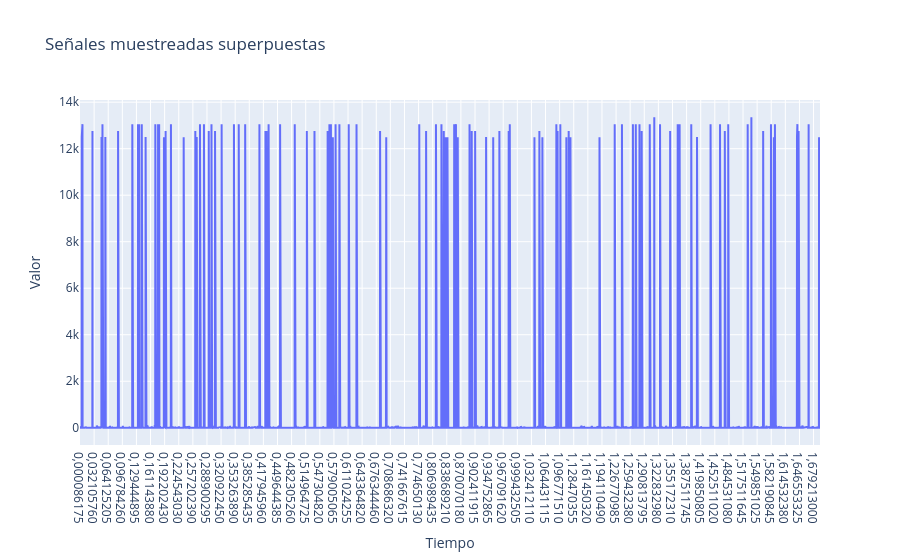

This figure's notebook cell:
### Code cell
fig = go.Figure()


# Agregamos cada señal como un trazo
fig.add_trace(go.Scatter(x = resultados_tiempos[3], y=new_arr3, mode='lines', name='Señal 3'))

# Opciones de layout
fig.update_layout(
    title='Señales muestreadas superpuestas',
    xaxis_title='Tiempo',
    yaxis_title='Valor',
    hovermode='x unified'
)

fig.show()

### Figure 1 — Plotly figure (JSON) as saved in the notebook; plotly's stock layout.template omitted (floating-point values rounded to 4 significant figures; data arrays with more than 128 entries replaced by an {"elided": "..."} marker saying what was removed)
{"data": [{"mode": "lines", "name": "Señal 3", "type": "scatter", "x": {"elided": "5404 str values"}, "y": {"elided": "5404 int values"}}], "layout": {"hovermode": "x unified", "title": {"text": "Señales muestreadas superpuestas"}, "xaxis": {"title": {"text": "Tiempo"}}, "yaxis": {"title": {"text": "Valor"}}}}
